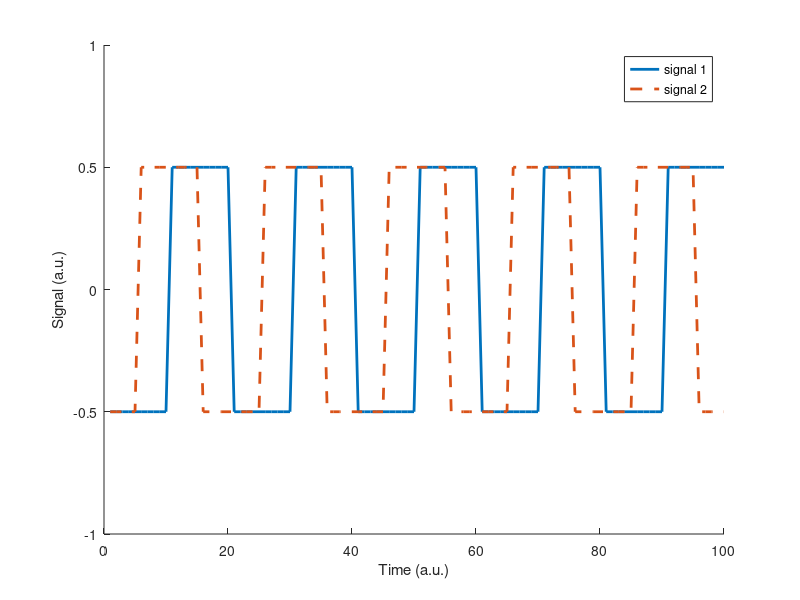

Here is the MATLAB script that generated this plot: (Note: this script raises an error after producing the figure.)

%%

EXPORTFOLDER='\\storage01\data\AMOLF\users\wehrens\Latex3\Thesis\Chapter2_Methods\Figures\MatlabExport\';

associatedFieldNames={'t'    'x'    'y'};
FIELDPREFIX = '';


%% This sets up the correct fields 
% if you're working with real data to directly feed into applicable
% .._getCrossCor's subsection

%branches = branch_groups
%p.selectionName=name_rm_branch

fieldX = [FIELDPREFIX associatedFieldNames{1,2}]
fieldY = [FIELDPREFIX associatedFieldNames{1,3}]

p.timeField =associatedFieldNames{1}
p.movieName = 'test';

%or...
%fieldX='noise_C6_mean_cycCor'; fieldY='muP9_fitNew_cycCor'; p.timeField = 'C_time'

%% This will provide you with some branches to test the cross-correlation function

N=100;

testbranches=struct;

testbranches.schnitzNrs = ones(1,N);
testbranches.(p.timeField)   = 1:N;
testbranches.(fieldX) = ...
    repmat([ones(1,10)*-.5 ones(1,10)*.5],[1,N/(2*10)]);
testbranches.(fieldY) = ...
    repmat([ones(1,5)*-.5 ones(1,10)*.5 ones(1,5)*-.5],[1,N/(2*10)]);
testbranches.count = ones(1,N);
testbranches.branchpoints= zeros(1,N);

branches=testbranches;

%% And add a second branch only 3/5 as long

N=40;
testbranches(2).schnitzNrs = ones(1,N);
testbranches(2).(p.timeField)   = 1:N;
testbranches(2).(fieldX) = ...
    repmat([ones(1,10)*-.5 ones(1,10)*.5],[1,N/(2*10)]);
testbranches(2).(fieldY) = ...
    repmat([ones(1,5)*-.5 ones(1,10)*.5 ones(1,5)*-.5],[1,N/(2*10)]);
testbranches(2).count = ones(1,N);
testbranches(2).branchpoints= zeros(1,N);

branches=testbranches;

%% And add a third and fourth branch that show redundancy in the counts

for idx=3:4
    N=100; % needs to be dividable by 20
    testbranches(idx).schnitzNrs = ones(1,N);
    testbranches(idx).(p.timeField)   = 1:N;
    testbranches(idx).(fieldX) = ...
        repmat([ones(1,10)*-.5 ones(1,10)*.5],[1,N/(2*10)]);
    testbranches(idx).(fieldY) = ...
        repmat([ones(1,5)*-.5 ones(1,10)*.5 ones(1,5)*-.5],[1,N/(2*10)]);
    testbranches(idx).count = [2.*ones(1,N/2) ones(1,N/2)];
    
    testbranches(idx).branchpoints = [0.*ones(1,N/2) ones(1,N/2)];
end

branches=testbranches;

%%
IDX=1;

hInput=figure(2); clf; hold on;
plot(testbranches(IDX).(p.timeField), testbranches(IDX).(fieldX),'LineWidth',2)
plot(testbranches(IDX).(p.timeField), testbranches(IDX).(fieldY),'--','LineWidth',2)
legend({'signal 1','signal 2'});
ylim([-1,1])

xlabel('Time (a.u.)');
ylabel('Signal (a.u.)');

MW_makeplotlookbetter(14,[],[6,4]);

%% 
IDXs=[1,2];
hInput2=figure(101); clf; hold on;

for i=1:2
    subplot(3,1,(i)); hold on;
    plot(testbranches(IDXs(i)).(p.timeField), testbranches(IDXs(i)).(fieldX),'LineWidth',2)
    plot(testbranches(IDXs(i)).(p.timeField), testbranches(IDXs(i)).(fieldY),'--','LineWidth',2)
    
    xlim([0,100]);
    ylim([-1,1])
    %MW_makeplotlookbetter(14,[],[6,4]);
    MW_makeplotlookbetter(14,[],[6,6]);
end

xlabel('Time (a.u.)');
ylabel('Signal (a.u.)');

legend({'signal 1','signal 2'});

%% Creating CC with self

%{
testbranches(1).(fieldX)=testbranches(1).(fieldY)
testbranches(2).(fieldX)=testbranches(2).(fieldY)
branches=testbranches;
%testbranches(3).(fieldX)=testbranches(4).(fieldY)
%testbranches(3).(fieldX)=testbranches(4).(fieldY)
%}

%, , ,'selectionName',name_rm_branch,'timeField',associatedFieldNames{1},'onScreen',ONSCREEN); 


%% Calculate the cross-correlation
p.weighing=4;
p.sameLength=1;
[branchesCorr, crossCor_composite] = MW_getCrossCor(p, branches, fieldX, fieldY)
%[branchesCorr, crossCor_composite] = DJK_getCrossCor(p, branches, fieldX, fieldY)

%%
hCC=figure(3); clf; hold on;

theColors=linspecer(4);

plot(branchesCorr(1).X,branchesCorr(1).Y,'LineWidth',13,'Color',theColors(1,:))
plot(branchesCorr(2).X,branchesCorr(2).Y,'LineWidth',11,'Color',theColors(2,:))
plot(branchesCorr(3).X,branchesCorr(3).Y,'LineWidth',9,'Color',theColors(3,:))
plot(branchesCorr(4).X,branchesCorr(4).Y,'LineWidth',7,'Color',theColors(4,:))
plot(crossCor_composite.X,crossCor_composite.Y,'ko-','LineWidth',3);

xlabel('? (a.u.)');
ylabel('Correlation');
MW_makeplotlookbetter(14,[],[6,4]);
%xlim([-30,30])

%%

hCC2=figure(102); clf; hold on;

theColors=linspecer(4);

for i=1:2
    subplot(3,1,(i)); hold on;
    plot(branchesCorr(i).X,branchesCorr(i).Y,'LineWidth',2,'Color',theColors(1,:))
    
    %xlim([0,100]);
    ylim([-1.5,1.5])
    MW_makeplotlookbetter(14,[],[6,6]);
end

%plot(branchesCorr(2).X,branchesCorr(2).Y,'LineWidth',11,'Color',theColors(2,:))
%plot(branchesCorr(3).X,branchesCorr(3).Y,'LineWidth',9,'Color',theColors(3,:))
%plot(branchesCorr(4).X,branchesCorr(4).Y,'LineWidth',7,'Color',theColors(4,:))
subplot(3,1,3); hold on;
plot(crossCor_composite.X,crossCor_composite.Y,'k-','LineWidth',2);
ylim([-1.5,1.5])

xlabel('Delay (a.u.)');
ylabel('Correlation');
MW_makeplotlookbetter(14,[],[6,6]);

%%
if exist('SAVEPLEASE','var')
    saveas(hInput2,[EXPORTFOLDER 'SVG_technical_CCs_exampleInput.svg']);
    saveas(hInput2,[EXPORTFOLDER 'TIF_technical_CCs_exampleInput.tif']);
    saveas(hInput2,[EXPORTFOLDER 'FIG_technical_CCs_exampleInput.fig']);

    saveas(hCC2,[EXPORTFOLDER 'SVG_technical_CCs_exampleCC.svg']);
    saveas(hCC2,[EXPORTFOLDER 'TIF_technical_CCs_exampleCC.tif']);
    saveas(hCC2,[EXPORTFOLDER 'FIG_technical_CCs_exampleCC.fig']);
end





